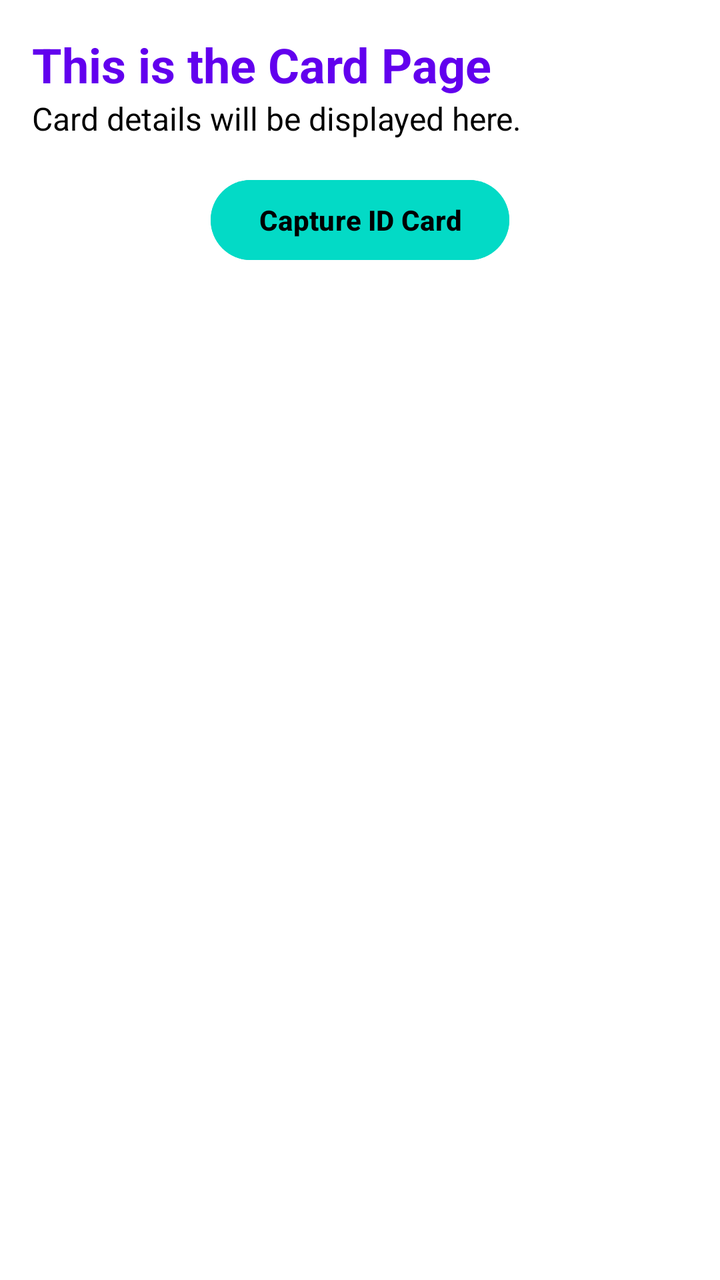
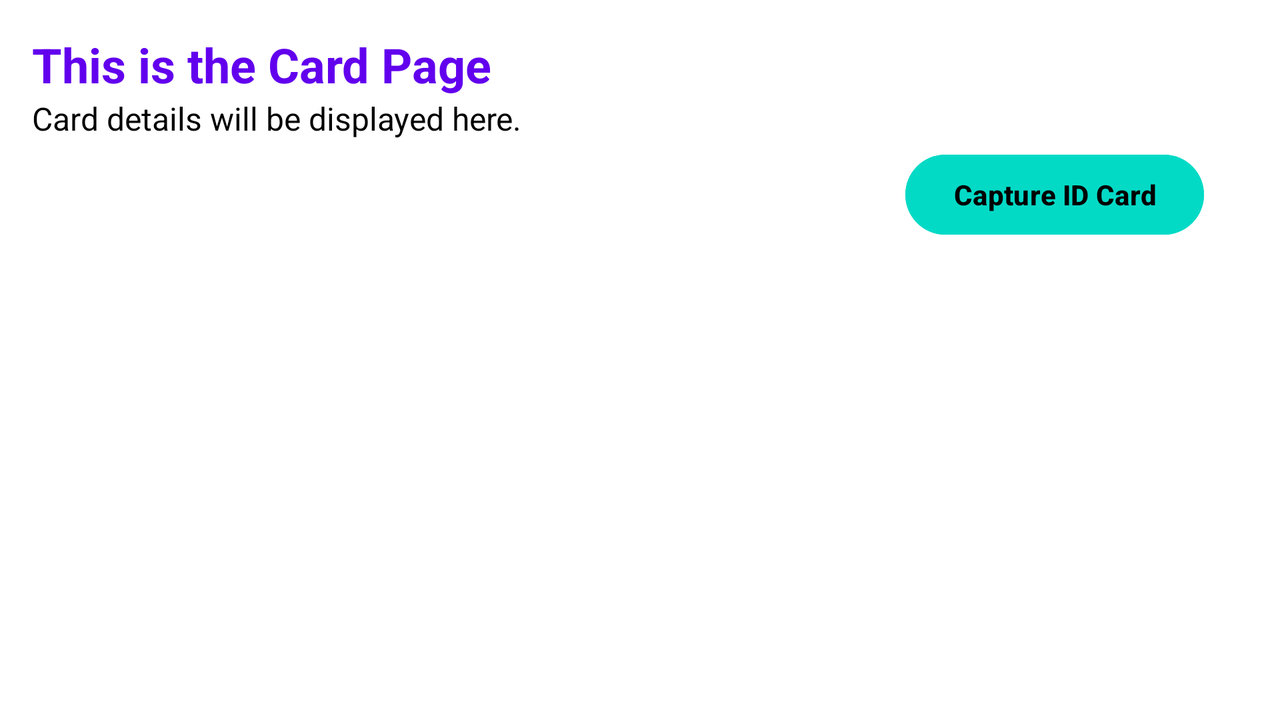

An Android layout and its configuration variant, each rendered on a device that would load it. The default file and the variant file are quoted in full after the pictures.
<!-- AndroidManifest.xml: application theme Theme.Easy_Access_App -->
<!-- res/layout/fragment_card.xml -->
<androidx.constraintlayout.widget.ConstraintLayout
    xmlns:android="http://schemas.android.com/apk/res/android"
    xmlns:app="http://schemas.android.com/apk/res-auto"
    android:layout_width="match_parent"
    android:layout_height="match_parent"
    android:padding="16dp"
    android:background="@color/background">

    
    <TextView
        android:id="@+id/cardTitleTextView"
        android:layout_width="0dp"
        android:layout_height="wrap_content"
        android:layout_marginBottom="16dp"
        android:text="@string/card_title"
        android:textSize="24sp"
        android:textStyle="bold"
        android:textColor="@color/primary"
        app:layout_constraintTop_toTopOf="parent"
        app:layout_constraintStart_toStartOf="parent"
        app:layout_constraintEnd_toEndOf="parent" />

    
    <TextView
        android:id="@+id/cardFragmentSubtitle"
        android:layout_width="0dp"
        android:layout_height="wrap_content"
        android:layout_marginBottom="12dp"
        android:text="@string/card_subtitle"
        android:textSize="16sp"
        android:textColor="@color/onBackground"
        app:layout_constraintTop_toBottomOf="@id/cardTitleTextView"
        app:layout_constraintStart_toStartOf="parent"
        app:layout_constraintEnd_toEndOf="parent" />

    
    <Button
        android:id="@+id/captureImageButton"
        android:layout_width="wrap_content"
        android:layout_height="wrap_content"
        android:layout_marginTop="16dp"
        android:text="Capture ID Card"
        android:textStyle="bold"
        android:textColor="@color/onSecondary"
        android:backgroundTint="@color/secondary"
        app:layout_constraintEnd_toEndOf="parent"
        app:layout_constraintStart_toStartOf="parent"
        app:layout_constraintTop_toBottomOf="@id/cardFragmentSubtitle" />

    
    <ImageView
        android:id="@+id/capturedImageView"
        android:layout_width="match_parent"
        android:layout_height="200dp"
        android:layout_marginTop="16dp"
        android:scaleType="centerCrop"
        android:contentDescription="Captured Image"
        android:background="@color/surface"
        app:layout_constraintTop_toBottomOf="@id/captureImageButton"
        app:layout_constraintStart_toStartOf="parent"
        app:layout_constraintEnd_toEndOf="parent" />

</androidx.constraintlayout.widget.ConstraintLayout>
<!-- resources referenced by this layout -->
<resources>
  <color name="background">#FFFFFF</color>
  <color name="onBackground">#000000</color>
  <color name="onSecondary">#000000</color>
  <color name="primary">#6200EE</color>
  <color name="secondary">#03DAC6</color>
  <color name="surface">#FFFFFF</color>
  <string name="card_subtitle" translatable="false">Card details will be displayed here.</string>
  <string name="card_title" translatable="false">This is the Card Page</string>
  <style name="Theme.Easy_Access_App" parent="Theme.Material3.DayNight.NoActionBar">
          
          <item name="android:windowBackground">@color/background_color</item>
          <item name="colorSurface">@color/surface</item>
  
          
          <item name="colorPrimary">@color/colorPrimary</item>
          <item name="colorPrimaryVariant">@color/colorPrimaryDark</item>
          <item name="colorAccent">@color/colorAccent</item>
  
          
          <item name="colorOnPrimary">@color/white</item>
          <item name="colorOnSecondary">@color/black</item>
      </style>
  <color name="background_color">#FFFFFF</color>
  <color name="colorPrimary">#BB86FC</color>
  <color name="colorPrimaryDark">#3700B3</color>
  <color name="colorAccent">#03DAC6</color>
  <color name="white">#FFFFFF</color>
  <color name="black">#000000</color>
</resources>
<!-- res/layout-land/fragment_card.xml (the repository's variant of the layout above) -->
<!-- drawn on the phone turned sideways -->
<androidx.constraintlayout.widget.ConstraintLayout
    xmlns:android="http://schemas.android.com/apk/res/android"
    xmlns:app="http://schemas.android.com/apk/res-auto"
    xmlns:tools="http://schemas.android.com/tools"
    android:layout_width="match_parent"
    android:layout_height="match_parent"
    android:padding="16dp"
    android:background="@color/background">

    
    <TextView
        android:id="@+id/cardTitleTextView"
        android:layout_width="0dp"
        android:layout_height="wrap_content"
        android:layout_marginBottom="16dp"
        android:text="@string/card_title"
        android:textSize="24sp"
        android:textStyle="bold"
        android:textColor="@color/primary"
        app:layout_constraintTop_toTopOf="parent"
        app:layout_constraintStart_toStartOf="parent"
        app:layout_constraintEnd_toEndOf="parent" />

    

    

    

    <TextView
        android:id="@+id/cardFragmentSubtitle"
        android:layout_width="510dp"
        android:layout_height="25dp"
        android:text="@string/card_subtitle"
        android:textColor="@color/onBackground"
        android:textSize="16sp"
        app:layout_constraintEnd_toEndOf="parent"
        app:layout_constraintHorizontal_bias="0.0"
        app:layout_constraintStart_toStartOf="parent"
        app:layout_constraintTop_toBottomOf="@id/cardTitleTextView" />

    <Button
        android:id="@+id/captureImageButton"
        android:layout_width="wrap_content"
        android:layout_height="wrap_content"
        android:backgroundTint="@color/secondary"
        android:text="Capture ID Card"
        android:textColor="@color/onSecondary"
        android:textStyle="bold"
        app:layout_constraintBottom_toBottomOf="parent"
        app:layout_constraintEnd_toEndOf="parent"
        app:layout_constraintHorizontal_bias="0.952"
        app:layout_constraintStart_toStartOf="parent"
        app:layout_constraintTop_toTopOf="parent"
        app:layout_constraintVertical_bias="0.205" />

    <ImageView
        android:id="@+id/capturedImageView"
        android:layout_width="631dp"
        android:layout_height="184dp"
        android:layout_marginTop="24dp"
        android:background="@color/surface"
        android:contentDescription="Captured Image"
        android:scaleType="centerCrop"
        app:layout_constraintBottom_toBottomOf="parent"
        app:layout_constraintEnd_toEndOf="parent"
        app:layout_constraintStart_toStartOf="parent"
        app:layout_constraintTop_toBottomOf="@id/captureImageButton"
        app:layout_constraintVertical_bias="0.116" />

</androidx.constraintlayout.widget.ConstraintLayout>
